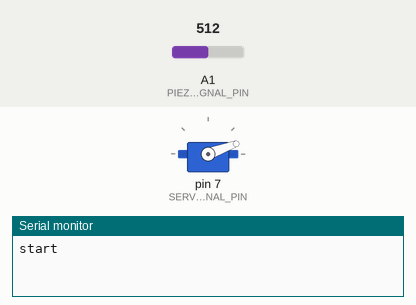
Simulated run of this sketch. Board: Arduino Uno, built with avr-gcc and run on an emulated ATmega328P. Shown: servo, the last lines printed to the serial monitor. The inputs (shaded band) are chosen by the test bench; at power-on: A1 (PIEZO_SIGNAL_PIN) = 512.

Above: at 1.2 s.
1.3 s: A1 (PIEZO_SIGNAL_PIN) set to 988
2.8 s: A1 (PIEZO_SIGNAL_PIN) set to 1009
At 3.4 s:
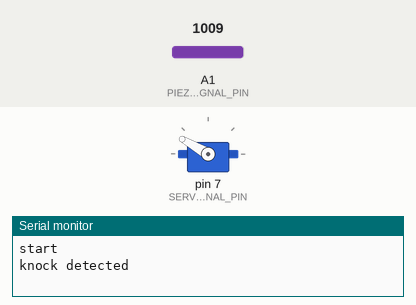
5.8 s: A1 (PIEZO_SIGNAL_PIN) set to 990
At 6.9 s:
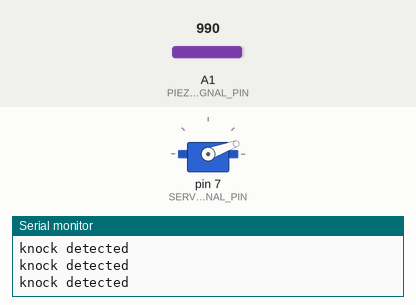
7.3 s: A1 (PIEZO_SIGNAL_PIN) set to 1010
At 8.0 s:
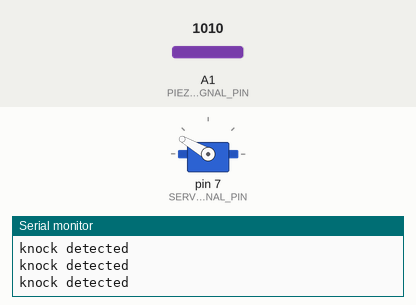
Timing chart, 0 to 10.3 s (numbered marks = the images above; inputs shaded):
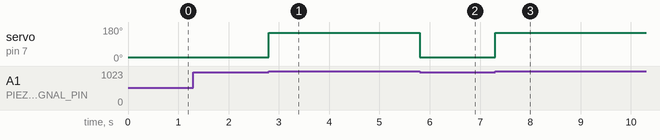

The sketch:

Firmware.ino
```cpp
#include "Global.h"

#define ServoFirstPos	20
#define ServoSecondPos	150

void setup()
{
	Serial.begin(9600);
	servo.attach(SERVO_SIGNAL_PIN);
	servo.write(ServoFirstPos);
	Serial.println("start");

}

void loop()
{
	if(piezo.read() > 1000)
	{
		servo.write(ServoSecondPos);
		Serial.println("knock detected");
		delay(1000);
		servo.write(ServoFirstPos);
	}
}
```

Global.cpp
```cpp
#include "Global.h"

Piezo piezo = Piezo(PIEZO_SIGNAL_PIN);
Servo servo;
```

Global.h
```cpp
#ifndef GLOBAL_H
#define GLOBAL_H

#include "Pins.h"

#include "Piezo.h"
#include "Servo.h"

extern Piezo piezo;
extern Servo servo;

#endif //GLOBAL_H
```

Piezo.cpp
```cpp
#include "Piezo.h"

Piezo::Piezo(int pin, int threshold)
{
	signalPin = pin;
	piezoThreshold = threshold; //default threshold
}
int Piezo::read() //return Piezo reading
{
	return analogRead(signalPin);
}
bool Piezo::readThreshold(int threshold) //return true when reading above certain level
{
	return (analogRead(signalPin)>= max(piezoThreshold,threshold)); //user default threshold if threshold parameters stayed unfilled
}
int Piezo::recorder(int type[], int maxLenght, int timeOut, int listeningMode) //record knock sequence
{
	int maxTime,i, startTime;
	if(listeningMode)
	{
		maxTime = millis() + 5000; //5 second timeOut when listen to first knock
		while(1)
		{
			if(millis()>maxTime) //if timeOut return 0
				return 0;
			if(readThreshold())	//if knock detected start recording
				break;
		}
	}

	startTime = millis();		//all time compared to the startTime;
	for(i=0; i<maxLenght; i++)	//record no more than maxLenght knocks
	{
		maxTime = millis() + timeOut; //define timeOut
		while(1)
		{
			if(millis()>maxTime)	//if timeOut return knock sequence length
				return i;
			if(readThreshold())		//if knock detected break the while loop
				break;
		}
		type[i] = millis() - startTime;	//define the time of the knock relative to the start time
		delay(30); //avoiding sticky knocks, wait for 30 ms
	}
	return i; //return knock sequence length
}

//compare between to recordings, they have to
//they have to be in the same lenght
//maxDiff define the allowed change in percentage  - 0 to 100
bool Piezo::recordComparison(int sequence[], int comparedSequence[],int lenght,int maxDiff)
{
	if(lenght < 2) //can't compare one single knock
		return false;
	for(int i=1;i<lenght;i++) // start from the second knock, the first one is to sticky
	{
		//calc the comparedSequence difference from sequence in percentage
		if(100*abs(sequence[i] - comparedSequence[i]) > sequence[i] * maxDiff) //if it is too different return false;
			return false;
	}
	return true;
}
```

Piezo.h
```cpp
#ifndef RGBLED_H
#define RGBLED_H

#include "arduino.h"

class Piezo
{
	public:
		Piezo(int pin, int threshold = 50);
		int read();
		bool readThreshold(int threshold = -1);
		int recorder(int type[], int maxLenght, int timeOut = 1000, int listeningMode = 0);
		bool recordComparison(int typeA[], int typeB[],int size,int maxDiff = 15);

	private:
		int signalPin;
		int piezoThreshold;
};
#endif //__RGBLED_H
```

Pins.h
```cpp
/*
PIN OUT header file
*/

#ifndef PINS_H
#define PINS_H

/*Piezo element*/
#define PIEZO_SIGNAL_PIN		A1

/*Servo*/
#define SERVO_SIGNAL_PIN 		7


#endif //__PINS_H
```

Measured:
- the behaviour switches between 1000 and 1001 on A1 (PIEZO_SIGNAL_PIN) (found by bisection; images 0 and 1)
- after the input at 1.3 s, every drawn part: stays the same
- after the input at 2.8 s, servo on pin 7 (SERVO_SIGNAL_PIN): 20° → 150° at once
- after the input at 5.8 s, servo on pin 7 (SERVO_SIGNAL_PIN): 150° → 20° at once
- after the input at 7.3 s, servo on pin 7 (SERVO_SIGNAL_PIN): 20° → 150° at once
